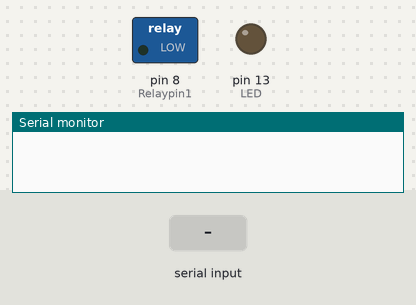
A sketch run on a simulated Arduino Uno, built with avr-gcc and run on an emulated ATmega328P. On the bench: switched loads named in the sketch (green lamp = pin HIGH), output pins drawn as LEDs (lit = HIGH), the last lines printed to the serial monitor. Inputs (shaded band) come from the test bench.

Above: at 1.2 s.
1.3 s: "on" received over the second serial link
At 2.1 s:
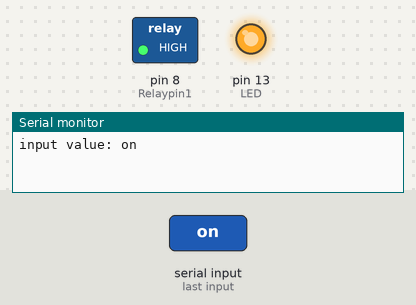
2.8 s: "1" received over the second serial link
At 4.2 s:
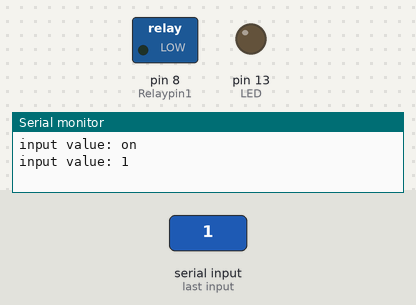
Timing chart, 0 to 5.8 s (numbered marks = the images above; inputs shaded):
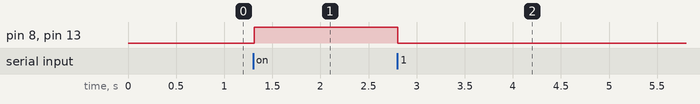

The sketch:

SmartTab.ino
```cpp
#include <SoftwareSerial.h> //시리얼 통신 라이브러리 호출

int Relaypin1 = 8;
int LED = 13;
int count = 0;
int blueTxd=2;   //Txd(Transmit Data) 송신 신호
int blueRxd=3;   //Rxd(Receive Data) 수신 신호

SoftwareSerial mySerial(blueTxd, blueRxd);  //시리얼 통신 객체선언
String myString=""; //받는 문자열

void setup() {
  pinMode(Relaypin1, OUTPUT); // RelayPin1(8번핀)을 OUTPUT으로 설정
  Serial.begin(9600);   // 시리얼모니터
  mySerial.begin(9600); // 블루투스 시리얼 개방
  pinMode(LED, OUTPUT);  // LED(13번핀)을 OUTPUT으로 설정
}

void loop() {

// 릴레이 모듈 작동 실험
//  count = count + 1;
//  count = count % 2;

//  if (count == 1)
//  {
//    digitalWrite(LED, HIGH);
//    digitalWrite(Relaypin1, HIGH);
//    delay(3000);
//  }else{
//    digitalWrite(LED, LOW);
//    digitalWrite(Relaypin1, LOW);
//    delay(3000);
//  }
  while(mySerial.available())  //mySerial 값이 있다면
  {
    char myChar = (char)mySerial.read();  //mySerial int형식의 값을 char형식으로 변환
    myString+=myChar;   //수신되는 문자열을 myString에 모두 붙인다
    delay(5);           //문자열 수신간 끊김 방지
  }

  if(!myString.equals(""))  //myString에 값이 있다면
  {
    Serial.println("input value: "+myString); //시리얼모니터에 블투루스 통신으로 받은값 출력

      if(myString=="on")  //myString 값이 'on' 이라면
      {
        digitalWrite(LED, HIGH); //LED ON
        digitalWrite(Relaypin1, HIGH); // 릴레이 모듈 전력 공급
      } else {
        digitalWrite(LED, LOW);  //LED OFF
        digitalWrite(Relaypin1, LOW); // 릴레이 모듈 전력 차단
      }

    myString="";  //myString 변수값 초기화
  }
}
```

Measured:
- after the input at 1.3 s, pin 8 (Relaypin1), pin 13 (LED): LOW → HIGH at once
- after the input at 2.8 s, pin 8 (Relaypin1), pin 13 (LED): HIGH → LOW at once
